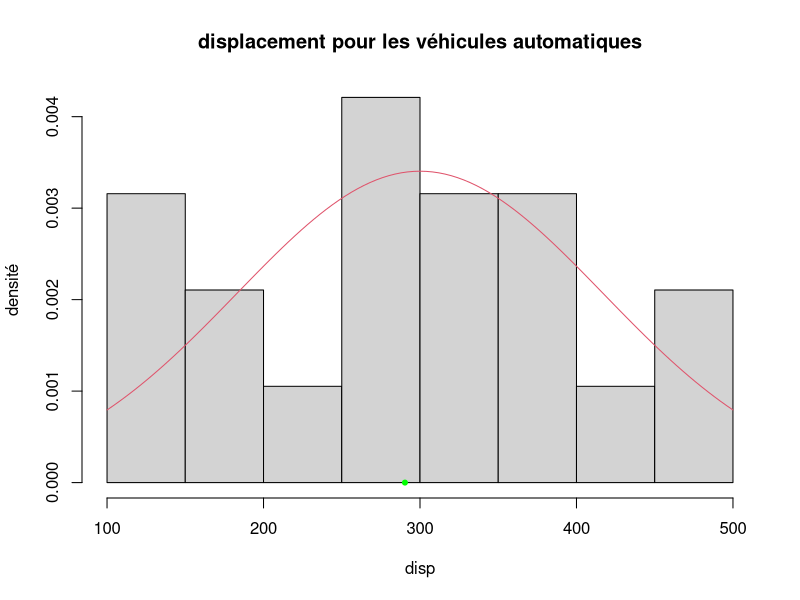

Write the R code that produced this figure.
## ---- chunk 1
knitr::opts_chunk$set(echo = TRUE)
## ---- chunk 2
x<-mtcars$disp[mtcars$am==0]
y<-mtcars$disp[mtcars$am==1]
## ---- chunk 3
nx<-length(x);ny=length(y);mx=mean(x);my=mean(y);vex=var(x);vey=var(y)
vx=(nx-1)/nx*vex;vy=(ny-1)/ny*vey;sdex=sd(x);sdey=sd(y)
## ---- chunk 4

data.frame("boite automatique" =c("taille","moyenne","variance empirique",
                                  "variance empirique corrigée", "ecart-type emp. corrigé"),
           valeurs_x=c(nx,mx,vx,vex,sdex),
           "boite manuelle" =c("taille","moyenne","variance empirique",
                               "variance empirique corrigée", "ecart-type emp. corrigé"),
           valeurs_y=c(ny,my,vy,vey,sdey))->d
print(d,digits=2)

## ---- chunk 5
table(x) # quasi pas de répétitions de mêmes valeurs  donc disp est continue
## ---- chunk 6
hist(x,probability = T, main="displacement pour les véhicules automatiques",
        xlab="disp",ylab="densité")
curve(dnorm(x,mean(x),sd(x)),add=T,col=2)
points(mean(x),0,col="green",pch=20)
